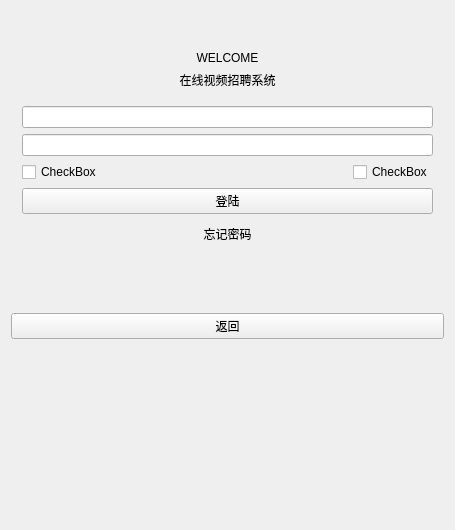
<?xml version="1.0" encoding="UTF-8"?>
<ui version="4.0">
 <class>loginClass</class>
 <widget class="QWidget" name="loginClass">
  <property name="geometry">
   <rect>
    <x>0</x>
    <y>0</y>
    <width>455</width>
    <height>530</height>
   </rect>
  </property>
  <property name="windowTitle">
   <string>login</string>
  </property>
  <layout class="QVBoxLayout" name="verticalLayout_2">
   <item>
    <spacer name="verticalSpacer_2">
     <property name="orientation">
      <enum>Qt::Vertical</enum>
     </property>
     <property name="sizeType">
      <enum>QSizePolicy::Minimum</enum>
     </property>
     <property name="sizeHint" stdset="0">
      <size>
       <width>20</width>
       <height>40</height>
      </size>
     </property>
    </spacer>
   </item>
   <item>
    <widget class="QLabel" name="label_welcome">
     <property name="text">
      <string>WELCOME</string>
     </property>
     <property name="alignment">
      <set>Qt::AlignCenter</set>
     </property>
    </widget>
   </item>
   <item>
    <widget class="QLabel" name="label_onLine">
     <property name="layoutDirection">
      <enum>Qt::LeftToRight</enum>
     </property>
     <property name="text">
      <string>在线视频招聘系统</string>
     </property>
     <property name="textFormat">
      <enum>Qt::AutoText</enum>
     </property>
     <property name="alignment">
      <set>Qt::AlignCenter</set>
     </property>
    </widget>
   </item>
   <item>
    <widget class="QStackedWidget" name="stackedWidget">
     <property name="currentIndex">
      <number>0</number>
     </property>
     <widget class="QWidget" name="page">
      <layout class="QVBoxLayout" name="verticalLayout">
       <item>
        <widget class="QLineEdit" name="lineEdit_user"/>
       </item>
       <item>
        <widget class="QLineEdit" name="lineEdit_passwd"/>
       </item>
       <item>
        <layout class="QHBoxLayout" name="horizontalLayout">
         <item>
          <widget class="QCheckBox" name="checkBox_passwd">
           <property name="text">
            <string>CheckBox</string>
           </property>
          </widget>
         </item>
         <item>
          <spacer name="horizontalSpacer">
           <property name="orientation">
            <enum>Qt::Horizontal</enum>
           </property>
           <property name="sizeHint" stdset="0">
            <size>
             <width>40</width>
             <height>20</height>
            </size>
           </property>
          </spacer>
         </item>
         <item>
          <widget class="QCheckBox" name="checkBox_autoLogin">
           <property name="text">
            <string>CheckBox</string>
           </property>
          </widget>
         </item>
        </layout>
       </item>
       <item>
        <widget class="QPushButton" name="btn_login">
         <property name="text">
          <string>登陆</string>
         </property>
        </widget>
       </item>
       <item>
        <widget class="QLabel" name="label_forget">
         <property name="text">
          <string>忘记密码</string>
         </property>
         <property name="alignment">
          <set>Qt::AlignCenter</set>
         </property>
        </widget>
       </item>
      </layout>
     </widget>
     <widget class="QWidget" name="page_2">
      <layout class="QVBoxLayout" name="verticalLayout_3">
       <item>
        <spacer name="verticalSpacer_5">
         <property name="orientation">
          <enum>Qt::Vertical</enum>
         </property>
         <property name="sizeType">
          <enum>QSizePolicy::Minimum</enum>
         </property>
         <property name="sizeHint" stdset="0">
          <size>
           <width>20</width>
           <height>10</height>
          </size>
         </property>
        </spacer>
       </item>
       <item>
        <widget class="QLabel" name="label">
         <property name="text">
          <string>忘记密码</string>
         </property>
         <property name="alignment">
          <set>Qt::AlignCenter</set>
         </property>
        </widget>
       </item>
       <item>
        <widget class="QLineEdit" name="lineEdit">
         <property name="placeholderText">
          <string>请输入你的账号</string>
         </property>
        </widget>
       </item>
       <item>
        <layout class="QHBoxLayout" name="horizontalLayout_2">
         <item>
          <spacer name="horizontalSpacer_2">
           <property name="orientation">
            <enum>Qt::Horizontal</enum>
           </property>
           <property name="sizeHint" stdset="0">
            <size>
             <width>40</width>
             <height>20</height>
            </size>
           </property>
          </spacer>
         </item>
         <item>
          <widget class="QPushButton" name="pushButton">
           <property name="text">
            <string>下一步</string>
           </property>
          </widget>
         </item>
        </layout>
       </item>
       <item>
        <spacer name="verticalSpacer_3">
         <property name="orientation">
          <enum>Qt::Vertical</enum>
         </property>
         <property name="sizeType">
          <enum>QSizePolicy::Minimum</enum>
         </property>
         <property name="sizeHint" stdset="0">
          <size>
           <width>20</width>
           <height>15</height>
          </size>
         </property>
        </spacer>
       </item>
       <item>
        <widget class="QLabel" name="label_2">
         <property name="text">
          <string>你输入的账号不合法</string>
         </property>
         <property name="alignment">
          <set>Qt::AlignCenter</set>
         </property>
        </widget>
       </item>
       <item>
        <spacer name="verticalSpacer_4">
         <property name="orientation">
          <enum>Qt::Vertical</enum>
         </property>
         <property name="sizeType">
          <enum>QSizePolicy::Minimum</enum>
         </property>
         <property name="sizeHint" stdset="0">
          <size>
           <width>20</width>
           <height>15</height>
          </size>
         </property>
        </spacer>
       </item>
      </layout>
     </widget>
     <widget class="QWidget" name="page_3">
      <layout class="QVBoxLayout" name="verticalLayout_4">
       <item>
        <widget class="QLabel" name="label_3">
         <property name="text">
          <string>忘记密码</string>
         </property>
         <property name="alignment">
          <set>Qt::AlignCenter</set>
         </property>
        </widget>
       </item>
       <item>
        <widget class="QLineEdit" name="lineEdit_2"/>
       </item>
       <item>
        <layout class="QHBoxLayout" name="horizontalLayout_3">
         <item>
          <spacer name="horizontalSpacer_4">
           <property name="orientation">
            <enum>Qt::Horizontal</enum>
           </property>
           <property name="sizeType">
            <enum>QSizePolicy::Minimum</enum>
           </property>
           <property name="sizeHint" stdset="0">
            <size>
             <width>40</width>
             <height>20</height>
            </size>
           </property>
          </spacer>
         </item>
         <item>
          <widget class="QPushButton" name="pushButton_2">
           <property name="text">
            <string>上一步</string>
           </property>
          </widget>
         </item>
         <item>
          <spacer name="horizontalSpacer_3">
           <property name="orientation">
            <enum>Qt::Horizontal</enum>
           </property>
           <property name="sizeHint" stdset="0">
            <size>
             <width>40</width>
             <height>20</height>
            </size>
           </property>
          </spacer>
         </item>
         <item>
          <widget class="QPushButton" name="pushButton_3">
           <property name="text">
            <string>下一步</string>
           </property>
          </widget>
         </item>
         <item>
          <spacer name="horizontalSpacer_5">
           <property name="orientation">
            <enum>Qt::Horizontal</enum>
           </property>
           <property name="sizeType">
            <enum>QSizePolicy::Minimum</enum>
           </property>
           <property name="sizeHint" stdset="0">
            <size>
             <width>40</width>
             <height>20</height>
            </size>
           </property>
          </spacer>
         </item>
        </layout>
       </item>
       <item>
        <widget class="QLabel" name="label_4">
         <property name="maximumSize">
          <size>
           <width>16777215</width>
           <height>30</height>
          </size>
         </property>
         <property name="text">
          <string>对不起，你输入的邮箱有误</string>
         </property>
         <property name="alignment">
          <set>Qt::AlignCenter</set>
         </property>
        </widget>
       </item>
      </layout>
     </widget>
     <widget class="QWidget" name="page_4">
      <layout class="QVBoxLayout" name="verticalLayout_6">
       <item>
        <layout class="QVBoxLayout" name="verticalLayout_5">
         <item>
          <widget class="QLabel" name="label_5">
           <property name="text">
            <string>密码已经发送到你的邮箱，请注意查收</string>
           </property>
           <property name="alignment">
            <set>Qt::AlignCenter</set>
           </property>
          </widget>
         </item>
        </layout>
       </item>
      </layout>
     </widget>
    </widget>
   </item>
   <item>
    <spacer name="verticalSpacer_6">
     <property name="orientation">
      <enum>Qt::Vertical</enum>
     </property>
     <property name="sizeHint" stdset="0">
      <size>
       <width>20</width>
       <height>40</height>
      </size>
     </property>
    </spacer>
   </item>
   <item>
    <widget class="QPushButton" name="btn_back">
     <property name="text">
      <string>返回</string>
     </property>
    </widget>
   </item>
   <item>
    <spacer name="verticalSpacer">
     <property name="orientation">
      <enum>Qt::Vertical</enum>
     </property>
     <property name="sizeType">
      <enum>QSizePolicy::Minimum</enum>
     </property>
     <property name="sizeHint" stdset="0">
      <size>
       <width>20</width>
       <height>180</height>
      </size>
     </property>
    </spacer>
   </item>
  </layout>
 </widget>
 <layoutdefault spacing="6" margin="11"/>
 <resources>
  <include location="login.qrc"/>
 </resources>
 <connections/>
</ui>
